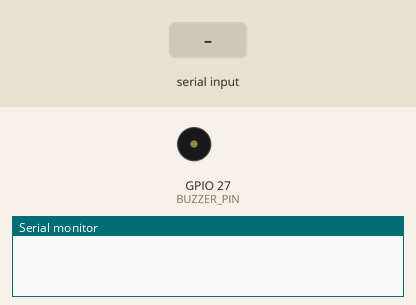
Simulated run of this sketch. Board: ESP32. On the bench: buzzer (waves = sounding, pin HIGH), the last lines printed to the serial monitor. Inputs (shaded band) come from the test bench.

Above: at 1.2 s.
1.3 s: "BUZZ:90\n" received over Serial
At 2.1 s:
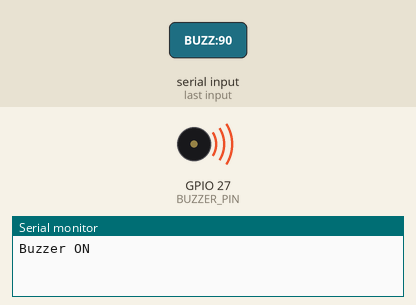
Timing chart, 0 to 4.3 s (numbered marks = the images above; inputs shaded):
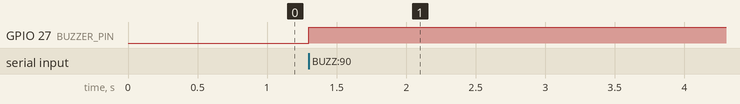

The sketch:

Code.ino
```cpp
#define BUZZER_PIN 27

void setup() {
  Serial.begin(9600);
  pinMode(BUZZER_PIN, OUTPUT);
  digitalWrite(BUZZER_PIN, LOW);
}

void loop() {
  if (Serial.available()) {
    String command = Serial.readStringUntil('\n');

    if (command.startsWith("BUZZ:")) {
      int duration = command.substring(5).toInt();
      Serial.println("Buzzer ON");
      digitalWrite(BUZZER_PIN, HIGH);
      delay(duration * 1000);
      digitalWrite(BUZZER_PIN, LOW);
      Serial.println("Buzzer OFF");
    }
  }
}
```

Measured:
- after the input at 1.3 s, GPIO 27 (BUZZER_PIN): LOW → HIGH at once
